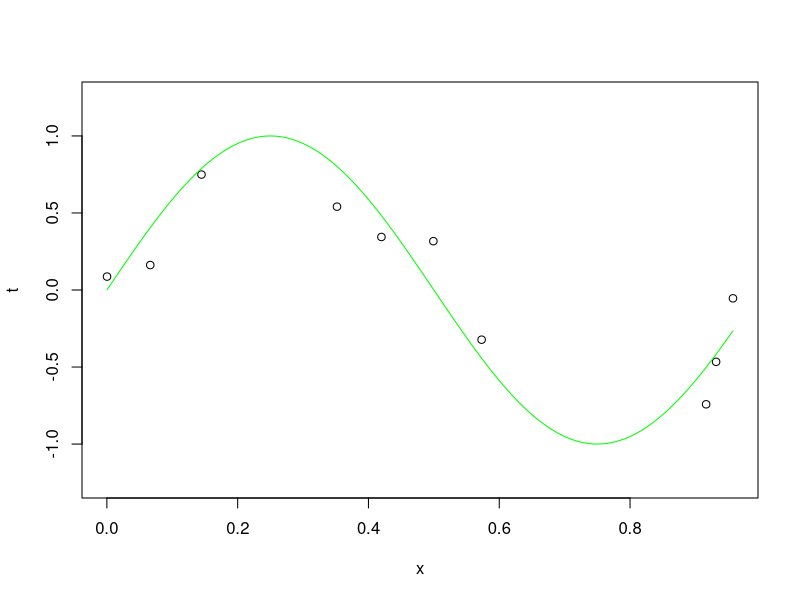
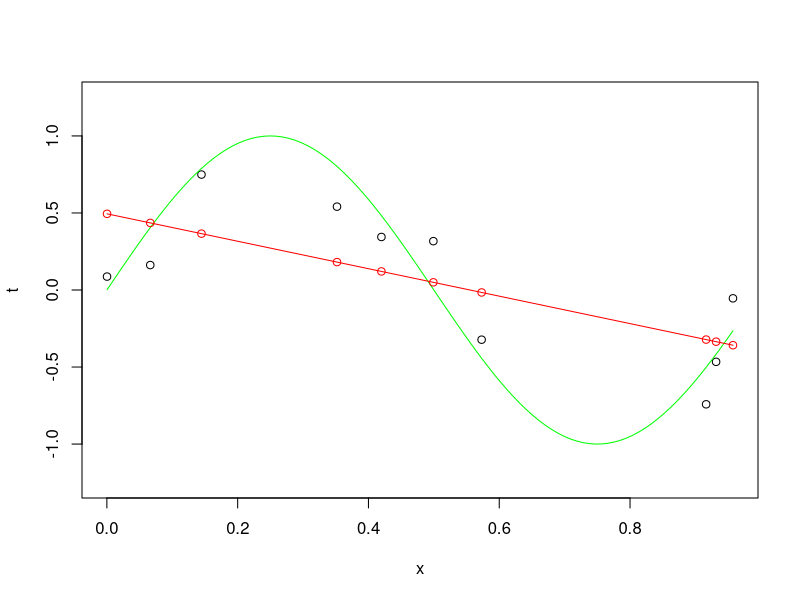
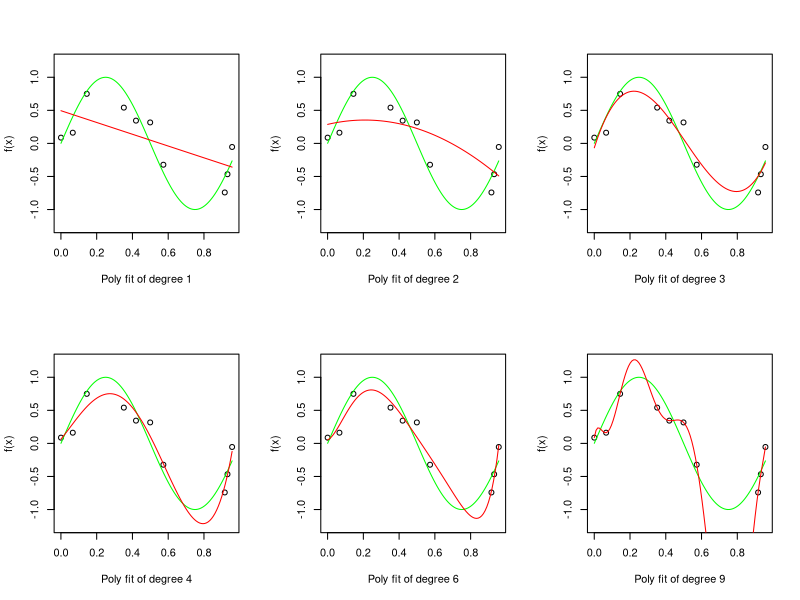
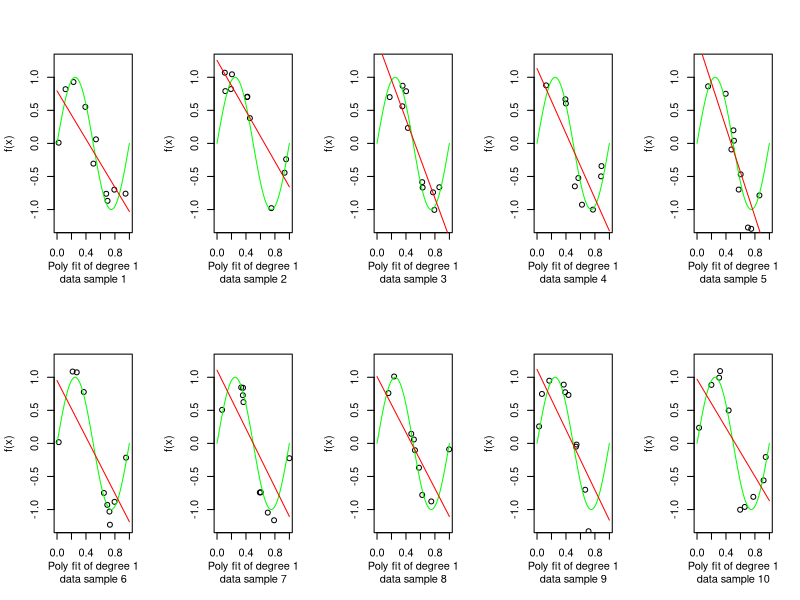
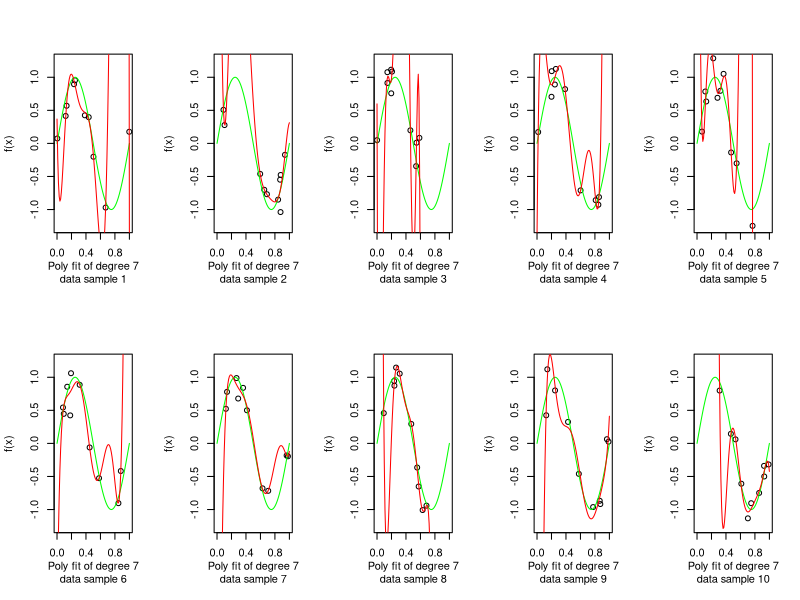
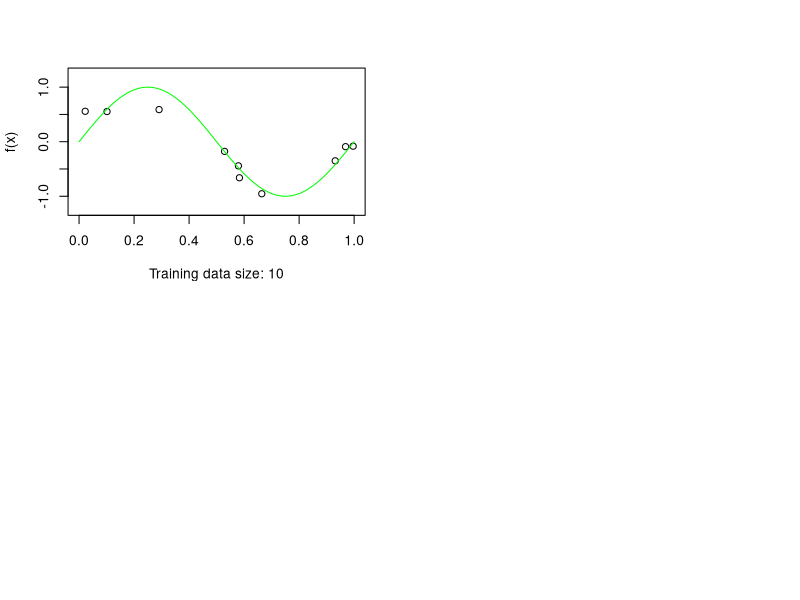

Generate these figures, in order, with R: (Note: this script raises an error after producing the figures.)
## ---- chunk 1
set.seed(222)
par(mfrow=c(1, 1))
## ---- chunk 2
library(polynom)

# sample size
N <- 10

# this is the (unknown) target function and the best solution to our problem
f <- function(x) sin(2 * pi * x)  

# generate the x according to a uniform distribution p(x)
x <- runif(N)                     

# generate the t according to a gaussian conditional distribution p(t|x)
t <- f(x) + rnorm(N, sd=0.2)      # note stdev (sd) = sqrt(var) = sqrt(0.04) = 0.2
## ---- chunk 3
plot(data.frame(x, t),ylim=c(-1.25,1.25))
curve(f, type="l", col="green", add=TRUE)
## ---- chunk 4
polyfit <- lm(t ~ poly(x, 1, raw=TRUE))
## ---- chunk 5
summary(polyfit)
## ---- chunk 6
p <- polynomial(coef(polyfit))                           # this is the polynomial of degree 1 that we just fit
p
## ---- chunk 7
plot(data.frame(x, t),ylim=c(-1.25,1.25))
curve(f, type="l", col="green", add=TRUE)
points(data.frame(x, predict(polyfit)), col="red")    # and these are its predictions on same data
fp <- as.function(p)
curve(fp, col="red", add=TRUE)                         # and the polynomial as a function (i.e., a model)
## ---- chunk 8
par(mfrow=c(2, 3))

for (i in c(1, 2, 3, 4, 6, 9)) 
{
  plot(data.frame(x, t), xlab=paste("Poly fit of degree", i), ylab="f(x)",ylim=c(-1.25,1.25))
  curve(f, type="l", col="green", add=TRUE)
  polyfit <- lm(t ~ poly(x, i, raw=TRUE))
  p <- as.function(polynomial(coef(polyfit)))
  curve(p, col="red", add=TRUE)
}
## ---- chunk 9
par(mfrow=c(2, 5))

for (i in 1:10)
{
  x <- runif(N)                 
  t <- f(x) + rnorm(N, sd=0.2)
  
  plot(data.frame(x, t), xlab=paste("Poly fit of degree 1\ndata sample", i),
       ylab="f(x)",xlim=c(0,1),ylim=c(-1.25,1.25))
  curve(f, type="l", col="green", add=TRUE)
  polyfit <- lm(t ~ poly(x, 1, raw=TRUE))
  p <- as.function(polynomial(coef(polyfit)))
  curve(p, col="red", add=TRUE)
}
## ---- chunk 10
par(mfrow=c(2, 5))

for (i in 1:10)
{
  x <- runif(N)                 
  t <- f(x) + rnorm(N, sd=0.2)
  
  plot(data.frame(x, t), xlab=paste("Poly fit of degree 7\ndata sample", i), ylab="f(x)",xlim=c(0,1),ylim=c(-1.25,1.25))
  curve(f, type="l", col="green", add=TRUE)
  polyfit <- lm(t ~ poly(x, 7, raw=TRUE))
  p <- as.function(polynomial(coef(polyfit)))
  curve(p, col="red", add=TRUE)
}
## ---- chunk 11
par(mfrow=c(2, 2))

for (N in c(10, 25, 50, 100)) 
{
  x <- runif(N)                 
  t <- f(x) + rnorm(N, sd=0.2)
  
  plot(data.frame(x, t), xlab=paste("Training data size:", N), ylab="f(x)",xlim=c(0,1),ylim=c(-1.25,1.25))
  curve(f, type="l", col="green", add=TRUE)
  polyfit <- lm(t ~ poly(x, 9, raw=TRUE))
  p <- as.function(polynomial(coef(polyfit)))
  curve(p, col="red", add=TRUE)
}
## ---- chunk 12
N <- 10
x <- runif(N)                     # generate the x according to a Uniform distribution p(x)
t <- f(x) + rnorm(N, sd=0.3)      # generate the t according to a Gaussian conditional distribution p(t|x)
## ---- chunk 13
N.val <- 1000
x.val <- runif(N.val)                     # generate the x according to a uniform distribution p(x)
t.val <- f(x.val) + rnorm(N.val, sd=0.3)  # generate the t according to a Gaussian conditional distribution p(t|x)
val <- data.frame(x=x.val, t=t.val)
## ---- chunk 14
errors <- matrix (nrow=6, ncol=3)
colnames(errors) <- c("Degree","TR.NRMSE","VA.NRMSE")
degrees <- c(1, 2, 3, 4, 6, 9)
## ---- chunk 15
par(mfrow=c(2, 3))
for (i in 1:length(degrees))
{
  plot(data.frame(x.val, t.val), xlab=paste("Polynomial prediction of degree", degrees[i]), ylab="f(x)",ylim=c(-1.25,1.25), col="black")
  curve(f, type="l", col="green", add=TRUE)
  polyfit <- lm(t ~ poly(x, degrees[i], raw=TRUE))
  
  # fill in degree, training error and validation error (both are NRMSEs)
  errors[i, "Degree"] <- degrees[i]
  errors[i, "TR.NRMSE"] <- sqrt( sum(polyfit$residuals^2) / ((N-1)*var(t)) )
                                
  predictions <- predict(polyfit, newdata=val)
  errors[i, "VA.NRMSE"] <- sqrt( sum((t.val - predictions)^2) / ((N.val-1)*var(t.val)) )
  
  points(data.frame(x.val, predict(polyfit, newdata=val)), col="red") # these are the predictions on validation data
}
## ---- chunk 16
errors
